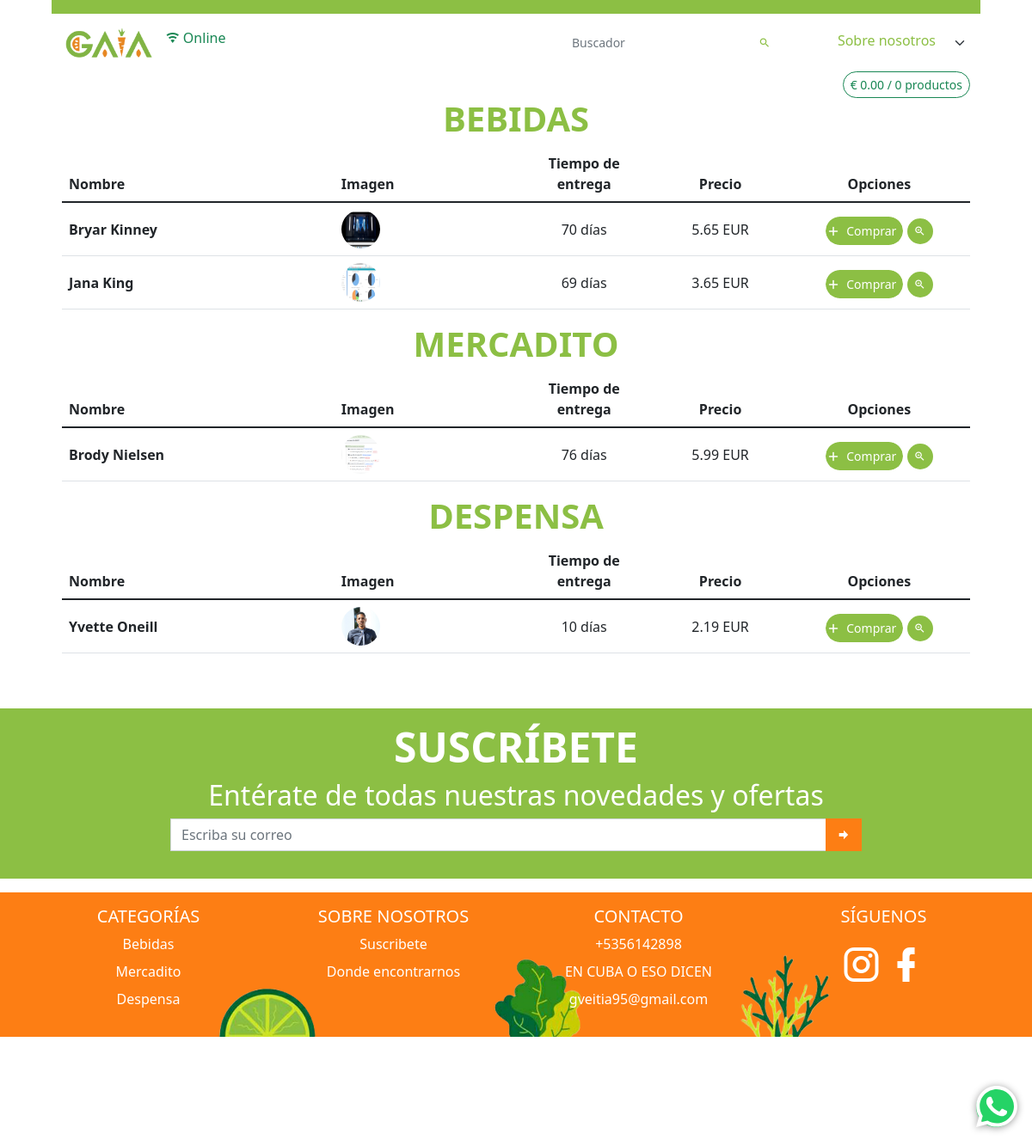
/catalogo/Euro/, run on the app's committed database.
### app_main/models.py (models this page shows, shortened)
class GeneralData(models.Model):
    logo = models.ImageField(upload_to='datos_generales/logo', verbose_name='Logo')
    img_principal = models.ImageField(upload_to='datos_generales/img_principal', verbose_name='Imagen Principal')
    enterprise_name = models.CharField(max_length=100, verbose_name='Nombre de la empresa')
    enterprise_address = models.CharField(max_length=100, verbose_name='Dirección de la empresa', null=True, blank=True)
    taza_cambio = models.FloatField('Taza de cambio', validators=[MinValueValidator(0, 'Debe ser mayor que cero')],
                                    help_text='Valor del Euro en CUP')
    tropipay_impuesto = models.FloatField('Impuesto de Tropipay', default=3.45,
                                          help_text='Porciento del total de la orden aumentado',
                                          validators=[MinValueValidator(0, 'Debe ser mayor que cero')])
    email = models.EmailField('Correo', unique=True,
                              error_messages={'unique': 'Este correo ya existe'})
    phone_number = models.CharField(validators=[phone_regex], max_length=17, unique=True, error_messages={
        'unique': 'Ya este teléfono está registrado'
    }, verbose_name='Celular', null=True, blank=True)
    facebook = models.URLField(verbose_name='Link de Facebook', null=True, blank=True)
    instagram = models.URLField(verbose_name='Link de Instagram', null=True, blank=True)
    def logo_tag(self):
        if self.logo:
            return mark_safe(f'<img src="{self.logo.url}" class="agrandar" width="45" height="45" />')
        return mark_safe(f'<img src="{STATIC_URL}img/empty.png" class="agrandar" width="45" height="45" />')
    logo_tag.short_description = 'Logo'
    def logo_link(self):
        return mark_safe(f'<a href="{self.logo.url}"> {self.logo_tag()}</a>')
    logo_link.short_description = 'Logo'
    def img_principal_tag(self):
        if self.logo:
            return mark_safe(f'<img src="{self.img_principal.url}" class="agrandar" height="45" />')
        return mark_safe(f'<img src="{STATIC_URL}img/empty.png" class="agrandar" width="45" height="45" />')
    img_principal_tag.short_description = 'Img principal'
    def img_principal_link(self):
        return mark_safe(f'<a href="{self.img_principal.url}"> {self.img_principal_tag()}</a>')
    img_principal_link.short_description = 'Img principal'
    class Meta:
        verbose_name = 'Datos Generales'
        verbose_name_plural = verbose_name

class Category(models.Model):
    name = models.CharField(max_length=100, verbose_name='Nombre')
    image = models.ImageField(upload_to='product/img', verbose_name='Imagen Principal', null=True)
    destacado = models.BooleanField('Destacada', default=False)
    class Meta:
        verbose_name = 'Categoría'
        verbose_name_plural = 'Categorías'
        ordering = ('name',)
    def __str__(self):
        return self.name
    @property
    def get_prods_count(self):
        return self.product_set.count() if self.product_set.exists() else 0
    def img_link(self):
        if self.image:
            return mark_safe(
                f'<a href="{self.image.url}"><img src="{self.image.url}" class="agrandar mb-2 mr-2" '
                f'width="40" height="40" /></a>')
        return mark_safe(
            f'<a href="{STATIC_URL}img/empty.png"><img src="{STATIC_URL}img/empty.png" class="agrandar mb-2 mr-2" '
            f'width="40" height="40" /></a>')
    img_link.short_description = 'Imagen'

class Product(models.Model):
    category = models.ForeignKey(Category, on_delete=models.CASCADE, verbose_name='Categoría')
    image = models.ImageField(upload_to='product/img', verbose_name='Imagen Principal', null=True)
    name = models.CharField(max_length=100, verbose_name='Nombre')
    price = models.DecimalField(max_digits=9, verbose_name='Precio', decimal_places=2, help_text='Poner en base a CUP')
    old_price = models.DecimalField(max_digits=9, verbose_name='Precio anterior', decimal_places=2, null=True,
                                    help_text='Este precio debería ser mayor al precio actual', blank=True)
    info = RichTextField(max_length=400, verbose_name='Información', null=True, blank=True)
    about = RichTextField(max_length=400, verbose_name='Sobre el producto', null=True, blank=True)
    is_active = models.BooleanField(default=True, verbose_name='Visible')
    is_important = models.BooleanField(default=True, verbose_name='Destacado')
    stock = models.IntegerField(verbose_name='Cantidad de inventario', default=1)
    date_updated = models.DateTimeField(auto_now=True, null=True, blank=True)
    sales = models.PositiveIntegerField(verbose_name='Ventas', default=0)
    delivery_time = models.PositiveSmallIntegerField('Tiempo de entrega (días)')
    moneda = models.CharField('Moneda', choices=(
        ('CUP', 'CUP'),
        ('Euro', 'Euro'),
        ('Ambas', 'Ambas'),
    ), default='CUP', max_length=200)
    codigo = models.CharField('Código', max_length=100, editable=False, null=True, blank=True)
    class Meta:
        verbose_name = 'Producto'
        verbose_name_plural = 'Productos'
        ordering = ('category',)
    def info_tag(self):
        return mark_safe(self.info)
    def get_image(self):
        if self.image:
            return self.image.url
        return f'{STATIC_URL}img/empty.png'
    def img_link(self):
        if self.image:
            return mark_safe(
                f'<a href="{self.image.url}"><img src="{self.image.url}" class="agrandar mb-2 mr-2" '
                f'width="50" height="50" /></a>')
        return mark_safe(
            f'<a href="{STATIC_URL}img/empty.png"><img src="{STATIC_URL}img/empty.png" class="agrandar mb-2 mr-2" '
            f'width="50" height="50" /></a>')
    def has_old_price(self):
        return mark_safe(f'<img src="{STATIC_URL}admin/img/icon-yes.svg" alt="True">') if self.old_price else mark_safe(
            f'<img src="{STATIC_URL}admin/img/icon-no.svg" alt="False">')
    has_old_price.short_description = 'Tiene descuento'
    img_link.short_description = 'Vista previa'
    info_tag.short_description = 'Información'

class InfoUtil(models.Model):
    title = models.CharField('Título', max_length=100, null=True, blank=True)
    class Meta:
        verbose_name = 'Información útil'
        verbose_name_plural = 'Informaciones útiles'

### app_main/views.py (the view)
# urls.py: path('catalogo/Euro/', CatalogoEuroView.as_view(), name='catalogo-euro'),
class CatalogoEuroView(StartPageEuro):
    template_name = 'catalogo_euro.html'
    def get_context_data(self, *, object_list=None, **kwargs):
        context = super().get_context_data()
        context['title'] = 'Catálogo | Productos CUP'
        context['tipo_moneda'] = 'EUR'
        context['is_euro'] = True
        return context

### app_cart/cart.py (called while the page is built)
    def all(self, ):
        return list(self.session[settings.CART_SESSION_ID].values())

### app_cart/templatetags/cart_tag.py (called while the page is built)
@register.filter()
def dividir(value, arg):
    return float(value) / float(arg)

### app_main/views.py (called while the page is built)
    def get_queryset(self):
        qs = super().get_queryset()
        if self.request.GET.get('search'):
            qs = qs.filter(name__icontains=self.request.GET.get('search'))
            self.request.session['search'] = self.request.GET.get('search')
            self.request.session['active'] = '2'
        elif 'search' in self.request.session:
            del self.request.session['search']
            del self.request.session['active']
        self.request.session['index_url'] = str(reverse_lazy('index-cup'))
        return qs

    def dispatch(self, request, *args, **kwargs):
        self.request.session['active_cart'] = None
        return super().dispatch(request, *args, **kwargs)

### app_main/templates/catalogo_euro.html (shortened to what this page needs)
{% extends 'startpage.html' %}
{% load static %}
{% block navbar %}
    <nav class="navbar bg-semi-success"></nav>
    <nav class="navbar bg-white navbar-expand-sm">
        <ul class="navbar-nav">
            <li class="nav-item">
                <div class="nav-link">
                    <a href="{{ index_url }}"><img
                            src="{% if business.img_principal %} {{ business.img_principal.url }} {% else %} {% static logo %} {% endif %}"
                            class="ps-2" alt="gaia" height="35"></a>
                </div>
            </li>
            <li class="nav-item">
                <a class="nav-link">
                    <span id="on-off" class="fs-6 rounded-pill"></span>
                </a>
            </li>
        </ul>
        <ul class="navbar-nav ms-auto ">
            <li class="nav-item">
                <div class="nav-link">
                    <form action="">
                        <div class="input-group input-group-sm pe-2">
                            <input type="search" class="form-control border-0 ps-0 rounded-0"
                                   placeholder="Buscador" value="{{ search }}"
                                   aria-label="Example text with button addon"
                                   aria-describedby="button-addon1" name="search">
                            <button class="btn border-0" type="submit" id="button-addon1"><i
                                    class="mdi mdi-magnify text-semi-success"></i></button>
                        </div>
                    </form>
                </div>
            </li>
            <li class="nav-item pe-1 py-1">
                <select class="form-select custom-select h-100 pt-0 text-end border-0 pe-5 text-semi-success"
                        id="select-info">
                    <option selected disabled>Sobre nosotros</option>
                </select>
            </li>
        </ul>
    </nav>
{% endblock %}
{% block content %}
    <div class="text-end">
        <button class="btn btn-outline-success btn-sm rounded-pill" type="button"
                data-bs-toggle="offcanvas"
                data-bs-target="#offcanvasRight" aria-controls="offcanvasRight" id="botoncito-verde">
        </button>
    </div>
    {% include 'table_products_euro.html' %}
{% endblock %}

### templates/table_products_euro.html (shortened to what this page needs)
{% load cart_tag %}
{% for category in all_categories %}
    <div class="table-responsive">
        <h1 class="text-center text-semi-success text-uppercase display-6 fw-bold user-select-none"
            id="category{{ category.id }}">{{ category }}</h1>
        <table class="table table-hover">
            <thead>
            <tr>
                <th scope="col">Nombre</th>
                <th scope="col">Imagen</th>
                <th class="text-center" scope="col">Tiempo de entrega</th>
                <th class="text-center" scope="col">Precio</th>
                <th class="text-center" scope="col">Opciones</th>
            </tr>
            </thead>
            <tbody class="table-group-divider">
            {% for product in object_list %}
                {% if product.category == category %}
                    <tr class="" style="vertical-align: middle">
                        <th scope="row" style="width: 30%">{{ product.name }}</th>
                        <td style="width: 20%"><img src="{{ product.get_image }}" alt="image" height="45" width="45"
                                                    class="rounded-pill">
                        </td>
                        <td class="text-center " style="width: 15%">{{ product.delivery_time }} días</td>
                        <td class="text-center"
                            style="width: 15%">{{ product.price |dividir:business.taza_cambio | floatformat:2 }} {{ tipo_moneda }}</td>
                        <td class="text-center" style="width: 20%">
                            <Button Class="Button add_to_cart mt-1 btn-success btn btn-success" name="{{ product.id }}">
                                <Span>Comprar</Span>
                            </Button>
                            <button type="button"
                                    class="btn btn-success mt-1 border-0 bg-semi-success btn-sm rounded-pill btn-table-ver"
                                    data-bs-toggle="modal" data-bs-target="#product_modal" name="{{ product.id }}">
                                <i class="mdi mdi-magnify-plus-outline"></i>
                            </button>
                        </td>
                    </tr>
                {% endif %}
            {% endfor %}
            </tbody>
        </table>
    </div>
{% endfor %}

### templates/footer.html (shortened to what this page needs)
{% load static %}
<footer class="bd-footer mt-5 bg-semi-success">
    <div class="mx-auto py-3 w-75 px-md-5 px-0">
        <h1 class="text-center text-white text-uppercase display-5 fw-bold user-select-none">suscríbete</h1>
        <h2 class="text-white text-center ">Entérate de todas nuestras novedades y ofertas</h2>
        <form action="{% url 'suscriptor' %}" method="post" id="suscriptor-form">
            <div class="input-group mb-3">
                <input type="email" name="email" class="form-control rounded-0" placeholder="Escriba su correo"
                       aria-label="Recipient's username" required aria-describedby="button-addon2"
                       id="suscriptor-email">
                <button class="btn bg-orange rounded-0" type="submit" id="button-addon2"><i
                        class="mdi mdi-arrow-right-bold"></i>
                </button>
            </div>
        </form>
    </div>
</footer>
<footer class="bd-footer mt-3 bg-orange footer-2">
    <div class="container pt-3">
        <div class="row justify-content-center text-center">
            {% if catalogo_url %}
                <div class="col-6 col-md-3 mb-3">
                    <h5>CATEGORÍAS</h5>
                    <ul class="list-unstyled">
                        {% for category in categories %}
                            <li class="mb-2"><a href="{{ catalogo_url }}#category{{ category.id }}"
                                                class="text-decoration-none text-white">{{ category.name }}</a>
                            </li>
                        {% endfor %}
                    </ul>
                </div>
            {% endif %}
            <div class="col-6 col-md-3  mb-3">
                <h5>SOBRE NOSOTROS</h5>
                <ul class="list-unstyled">
                    {% for info in infoUtil_list %}
                        {% if info.contenidoinfo_set.exists %}
                            <li class="mb-2"><a href="{% url 'info' %}#{{ info.id }}"
                                                class="text-decoration-none text-white">{{ info.title }}</a></li>
                        {% endif %}
                    {% endfor %}
                </ul>
            </div>
            <div class="col-6 col-md-3  mb-3">
                <h5>CONTACTO</h5>
                <ul class="list-unstyled">
                    <li class="mb-2"><a href="tel:{{ business.phone_number }}"
                                        class="text-decoration-none text-white">{{ business.phone_number }}</a>
                    </li>
                    <li class="mb-2"><a href="{{ business.enterprise_address }}"
                                        class="text-decoration-none text-white">{{ business.enterprise_address }}</a>
                    </li>
                    <li class="mb-2"><a href="mailto:{{ business.email }}"
                                        class="text-decoration-none text-white">{{ business.email }}</a></li>
                </ul>
            </div>
            <div class="col-6 col-md-3 mb-3">
                <h5>SÍGUENOS</h5>
                <div>
                    <a href="{{ business.instagram }}"><i class="mdi mdi-instagram mdi-48px text-white"></i></a>
                    <a href="{{ business.facebook }}"><i class="mdi mdi-facebook mdi-48px text-white"></i></a>
                </div>
            </div>
        </div>
    </div>
</footer>

### static/css/custom_styles.css (style rules this page uses)
.bg-semi-success { background-color: #8cbf44; }
.text-semi-success { color: #8cbf44; }
.bg-orange { background-color: #fd7e14 !important; border-color: #fd7e14; color: #fff }
.footer-2 { background-image: url("/static/img/footer3.png"); background-size: contain !important; background-position: bottom !important; background-repeat: no-repeat !important; }

### data on the page
GeneralData: img_principal (picture), phone_number "+5356142898", enterprise_address "EN CUBA O ESO DICEN", email "gveitia95@gmail.com"
Category: name "BEBIDAS", name "Bebidas"
Product: name "Bryar Kinney", get_image (picture), delivery_time "70", price|dividir "5.65", tipo_moneda "EUR"
Product: name "Jana King", get_image (picture), delivery_time "69", price|dividir "3.65", tipo_moneda "EUR"
Category: name "MERCADITO", name "Mercadito"
Product: name "Brody Nielsen", get_image (picture), delivery_time "76", price|dividir "5.99", tipo_moneda "EUR"
Category: name "DESPENSA", name "Despensa"
Product: name "Yvette Oneill", get_image (picture), delivery_time "10", price|dividir "2.19", tipo_moneda "EUR"
InfoUtil: title "Suscribete"
InfoUtil: title "Donde encontrarnos"
